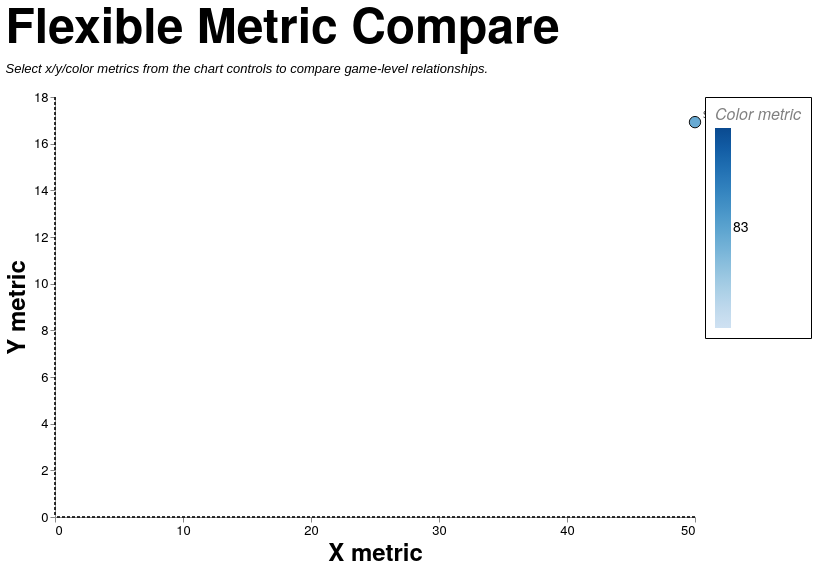

Express this chart as Vega-Lite.
### Vega-Lite specification from a JSON file in a GitHub repository (floating-point values rounded to 4 significant figures; data arrays with more than 128 entries replaced by an {"elided": "..."} marker saying what was removed)
{"config": {"axis": {"labelFont": "PT Sans Narrow, Helvetica Neue, Helvetica, Arial, sans-serif", "titleFont": "PT Sans Narrow, Helvetica Neue, Helvetica, Arial, sans-serif", "labelFontSize": 13, "titleFontSize": 24, "gridColor": "#202947", "gridOpacity": 0.2, "zindex": 1}, "text": {"font": "Lato, sans-serif"}, "bar": {"cornerRadiusEnd": 5}, "header": {"labelFont": "PT Sans Narrow, Helvetica Neue, Helvetica, Arial, sans-serif", "titleFont": "PT Sans Narrow, Helvetica Neue, Helvetica, Arial, sans-serif", "labelFontSize": 24, "titleFontSize": 28, "labelFontWeight": "bold", "orient": "left"}, "legend": {"labelFont": "PT Sans Narrow, Helvetica Neue, Helvetica, Arial, sans-serif", "titleFont": "PT Sans Narrow, Helvetica Neue, Helvetica, Arial, sans-serif", "labelFontSize": 14, "titleFontSize": 16, "titlePadding": 5, "fillColor": "white", "strokeColor": "black", "padding": 10, "titleFontWeight": "lighter", "titleFontStyle": "italic", "titleColor": "gray", "offset": 10}, "title": {"font": "PT Sans Narrow, Helvetica Neue, Helvetica, Arial, sans-serif", "fontSize": 48, "fontWeight": "bold", "anchor": "start", "align": "center", "titlePadding": 20, "subtitlePadding": 10, "subtitleFontSize": 13, "subtitleColor": "", "subtitleFontStyle": "italic", "offset": 15, "color": "black"}, "axisX": {"labelAngle": 0}, "facet": {"title": null, "header": null, "align": {"row": "each", "column": "each"}, "spacing": 10}, "resolve": {"scale": {"y": "independent", "facet": "independent"}}, "background": "transparent", "scale": {"offsetBandPaddingOuter": 0.2, "offsetBandPaddingInner": 0.1}, "view": {"stroke": null, "background": "transparent"}}, "layer": [{"data": {"name": "data-d285a7403ed98ae579761d64a864032b"}, "mark": {"type": "rule", "color": "#111111", "opacity": 0.85, "strokeDash": [3, 2], "strokeWidth": 2.0}, "encoding": {"x": {"field": "x", "type": "quantitative"}}}, {"data": {"name": "data-a0a55d106695e8d630baff0f16eee66d"}, "mark": {"type": "rule", "color": "#111111", "opacity": 0.85, "strokeDash": [3, 2], "strokeWidth": 2.0}, "encoding": {"y": {"field": "y", "type": "quantitative"}}}, {"data": {"name": "data-e10573dfc9323554df98ce3003a30c71"}, "mark": {"type": "circle", "fillOpacity": 0.92, "size": 130, "stroke": "#111111", "strokeWidth": 1.0}, "encoding": {"color": {"field": "color_value", "legend": {"format": ".0f"}, "scale": {"scheme": "blues"}, "title": "Color metric", "type": "quantitative"}, "tooltip": [{"field": "fixture_label", "title": "Fixture", "type": "nominal"}, {"field": "date", "title": "Date", "type": "temporal"}, {"field": "scoreline", "title": "Score", "type": "nominal"}, {"field": "result", "title": "Result", "type": "nominal"}, {"field": "x_label", "title": "X Metric", "type": "nominal"}, {"field": "x_value", "format": ".2f", "title": "X Value", "type": "quantitative"}, {"field": "y_label", "title": "Y Metric", "type": "nominal"}, {"field": "y_value", "format": ".2f", "title": "Y Value", "type": "quantitative"}, {"field": "color_label", "title": "Color Metric", "type": "nominal"}, {"field": "color_value", "format": ".2f", "title": "Color Value", "type": "quantitative"}], "x": {"axis": {"grid": false, "tickCount": 6}, "field": "x_value", "title": "X metric", "type": "quantitative"}, "y": {"axis": {"grid": false, "tickCount": 6}, "field": "y_value", "title": "Y metric", "type": "quantitative"}}, "transform": [{"filter": "datum.squad == mcSquad && datum.season == mcSeason && (mcGameType == 'All' || (mcGameType == 'League + Cup' && (datum.game_type == 'League' || datum.game_type == 'Cup')) || (mcGameType == 'League only' && datum.game_type == 'League') || datum.game_type == mcGameType)"}, {"calculate": "datum[mcXField]", "as": "x_value"}, {"calculate": "datum[mcYField]", "as": "y_value"}, {"calculate": "datum[mcColorField]", "as": "color_value"}, {"calculate": "{'points_difference':'Points Difference','total_match_points':'Total Match Points','egrfc_lineouts_taken':'Lineouts Taken (EGRFC)','opposition_lineouts_taken':'Lineouts Taken (Opposition)','lineouts_taken_diff':'Lineouts Taken Diff','egrfc_lineouts_won':'Lineouts Won (EGRFC)','opposition_lineouts_won':'Lineouts Won (Opposition)','lineouts_won_diff':'Lineouts Won Diff','egrfc_scrums_taken':'Scrums Taken (EGRFC)','opposition_scrums_taken':'Scrums Taken (Opposition)','scrums_taken_diff':'Scrums Taken Diff','egrfc_scrums_won':'Scrums Won (EGRFC)','opposition_scrums_won':'Scrums Won (Opposition)','scrums_won_diff':'Scrums Won Diff','lineout_success_pct_egrfc':'Lineout Success % (EGRFC)','lineout_success_pct_opp':'Lineout Success % (Opposition)','lineout_success_diff_pct':'Lineout Success Diff (pp)','scrum_success_pct_egrfc':'Scrum Success % (EGRFC)','scrum_success_pct_opp':'Scrum Success % (Opposition)','scrum_success_diff_pct':'Scrum Success Diff (pp)','egrfc_entries_22m':'22m Entries (EGRFC)','opposition_entries_22m':'22m Entries (Opposition)','entries_22m_diff':'22m Entries Diff','egrfc_points_per_entry':'Points per Entry (EGRFC)','opposition_points_per_entry':'Points per Entry (Opposition)','points_per_entry_diff':'Points per Entry Diff','retained_total':'Retained Starters (Total)','retained_forwards':'Retained Starters (Forwards)','retained_backs':'Retained Starters (Backs)','avg_squad_club_apps':'Average Club Apps','avg_squad_first_xv_apps':'Average 1st XV Apps'}[mcXField]", "as": "x_label"}, {"calculate": "{'points_difference':'Points Difference','total_match_points':'Total Match Points','egrfc_lineouts_taken':'Lineouts Taken (EGRFC)','opposition_lineouts_taken':'Lineouts Taken (Opposition)','lineouts_taken_diff':'Lineouts Taken Diff','egrfc_lineouts_won':'Lineouts Won (EGRFC)','opposition_lineouts_won':'Lineouts Won (Opposition)','lineouts_won_diff':'Lineouts Won Diff','egrfc_scrums_taken':'Scrums Taken (EGRFC)','opposition_scrums_taken':'Scrums Taken (Opposition)','scrums_taken_diff':'Scrums Taken Diff','egrfc_scrums_won':'Scrums Won (EGRFC)','opposition_scrums_won':'Scrums Won (Opposition)','scrums_won_diff':'Scrums Won Diff','lineout_success_pct_egrfc':'Lineout Success % (EGRFC)','lineout_success_pct_opp':'Lineout Success % (Opposition)','lineout_success_diff_pct':'Lineout Success Diff (pp)','scrum_success_pct_egrfc':'Scrum Success % (EGRFC)','scrum_success_pct_opp':'Scrum Success % (Opposition)','scrum_success_diff_pct':'Scrum Success Diff (pp)','egrfc_entries_22m':'22m Entries (EGRFC)','opposition_entries_22m':'22m Entries (Opposition)','entries_22m_diff':'22m Entries Diff','egrfc_points_per_entry':'Points per Entry (EGRFC)','opposition_points_per_entry':'Points per Entry (Opposition)','points_per_entry_diff':'Points per Entry Diff','retained_total':'Retained Starters (Total)','retained_forwards':'Retained Starters (Forwards)','retained_backs':'Retained Starters (Backs)','avg_squad_club_apps':'Average Club Apps','avg_squad_first_xv_apps':'Average 1st XV Apps'}[mcYField]", "as": "y_label"}, {"calculate": "{'points_difference':'Points Difference','total_match_points':'Total Match Points','egrfc_lineouts_taken':'Lineouts Taken (EGRFC)','opposition_lineouts_taken':'Lineouts Taken (Opposition)','lineouts_taken_diff':'Lineouts Taken Diff','egrfc_lineouts_won':'Lineouts Won (EGRFC)','opposition_lineouts_won':'Lineouts Won (Opposition)','lineouts_won_diff':'Lineouts Won Diff','egrfc_scrums_taken':'Scrums Taken (EGRFC)','opposition_scrums_taken':'Scrums Taken (Opposition)','scrums_taken_diff':'Scrums Taken Diff','egrfc_scrums_won':'Scrums Won (EGRFC)','opposition_scrums_won':'Scrums Won (Opposition)','scrums_won_diff':'Scrums Won Diff','lineout_success_pct_egrfc':'Lineout Success % (EGRFC)','lineout_success_pct_opp':'Lineout Success % (Opposition)','lineout_success_diff_pct':'Lineout Success Diff (pp)','scrum_success_pct_egrfc':'Scrum Success % (EGRFC)','scrum_success_pct_opp':'Scrum Success % (Opposition)','scrum_success_diff_pct':'Scrum Success Diff (pp)','egrfc_entries_22m':'22m Entries (EGRFC)','opposition_entries_22m':'22m Entries (Opposition)','entries_22m_diff':'22m Entries Diff','egrfc_points_per_entry':'Points per Entry (EGRFC)','opposition_points_per_entry':'Points per Entry (Opposition)','points_per_entry_diff':'Points per Entry Diff','retained_total':'Retained Starters (Total)','retained_forwards':'Retained Starters (Forwards)','retained_backs':'Retained Starters (Backs)','avg_squad_club_apps':'Average Club Apps','avg_squad_first_xv_apps':'Average 1st XV Apps'}[mcColorField]", "as": "color_label"}, {"filter": "isValid(datum.x_value) && isValid(datum.y_value) && isValid(datum.color_value)"}]}, {"data": {"name": "data-e10573dfc9323554df98ce3003a30c71"}, "mark": {"type": "text", "align": "left", "baseline": "middle", "dx": 8, "dy": -7, "fontSize": 9}, "encoding": {"opacity": {"condition": {"param": "mcShowLabels", "value": 0.85}, "value": 0}, "text": {"field": "fixture_label", "type": "nominal"}, "x": {"field": "x_value", "type": "quantitative"}, "y": {"field": "y_value", "type": "quantitative"}}, "transform": [{"filter": "datum.squad == mcSquad && datum.season == mcSeason && (mcGameType == 'All' || (mcGameType == 'League + Cup' && (datum.game_type == 'League' || datum.game_type == 'Cup')) || (mcGameType == 'League only' && datum.game_type == 'League') || datum.game_type == mcGameType)"}, {"calculate": "datum[mcXField]", "as": "x_value"}, {"calculate": "datum[mcYField]", "as": "y_value"}, {"calculate": "datum[mcColorField]", "as": "color_value"}, {"calculate": "{'points_difference':'Points Difference','total_match_points':'Total Match Points','egrfc_lineouts_taken':'Lineouts Taken (EGRFC)','opposition_lineouts_taken':'Lineouts Taken (Opposition)','lineouts_taken_diff':'Lineouts Taken Diff','egrfc_lineouts_won':'Lineouts Won (EGRFC)','opposition_lineouts_won':'Lineouts Won (Opposition)','lineouts_won_diff':'Lineouts Won Diff','egrfc_scrums_taken':'Scrums Taken (EGRFC)','opposition_scrums_taken':'Scrums Taken (Opposition)','scrums_taken_diff':'Scrums Taken Diff','egrfc_scrums_won':'Scrums Won (EGRFC)','opposition_scrums_won':'Scrums Won (Opposition)','scrums_won_diff':'Scrums Won Diff','lineout_success_pct_egrfc':'Lineout Success % (EGRFC)','lineout_success_pct_opp':'Lineout Success % (Opposition)','lineout_success_diff_pct':'Lineout Success Diff (pp)','scrum_success_pct_egrfc':'Scrum Success % (EGRFC)','scrum_success_pct_opp':'Scrum Success % (Opposition)','scrum_success_diff_pct':'Scrum Success Diff (pp)','egrfc_entries_22m':'22m Entries (EGRFC)','opposition_entries_22m':'22m Entries (Opposition)','entries_22m_diff':'22m Entries Diff','egrfc_points_per_entry':'Points per Entry (EGRFC)','opposition_points_per_entry':'Points per Entry (Opposition)','points_per_entry_diff':'Points per Entry Diff','retained_total':'Retained Starters (Total)','retained_forwards':'Retained Starters (Forwards)','retained_backs':'Retained Starters (Backs)','avg_squad_club_apps':'Average Club Apps','avg_squad_first_xv_apps':'Average 1st XV Apps'}[mcXField]", "as": "x_label"}, {"calculate": "{'points_difference':'Points Difference','total_match_points':'Total Match Points','egrfc_lineouts_taken':'Lineouts Taken (EGRFC)','opposition_lineouts_taken':'Lineouts Taken (Opposition)','lineouts_taken_diff':'Lineouts Taken Diff','egrfc_lineouts_won':'Lineouts Won (EGRFC)','opposition_lineouts_won':'Lineouts Won (Opposition)','lineouts_won_diff':'Lineouts Won Diff','egrfc_scrums_taken':'Scrums Taken (EGRFC)','opposition_scrums_taken':'Scrums Taken (Opposition)','scrums_taken_diff':'Scrums Taken Diff','egrfc_scrums_won':'Scrums Won (EGRFC)','opposition_scrums_won':'Scrums Won (Opposition)','scrums_won_diff':'Scrums Won Diff','lineout_success_pct_egrfc':'Lineout Success % (EGRFC)','lineout_success_pct_opp':'Lineout Success % (Opposition)','lineout_success_diff_pct':'Lineout Success Diff (pp)','scrum_success_pct_egrfc':'Scrum Success % (EGRFC)','scrum_success_pct_opp':'Scrum Success % (Opposition)','scrum_success_diff_pct':'Scrum Success Diff (pp)','egrfc_entries_22m':'22m Entries (EGRFC)','opposition_entries_22m':'22m Entries (Opposition)','entries_22m_diff':'22m Entries Diff','egrfc_points_per_entry':'Points per Entry (EGRFC)','opposition_points_per_entry':'Points per Entry (Opposition)','points_per_entry_diff':'Points per Entry Diff','retained_total':'Retained Starters (Total)','retained_forwards':'Retained Starters (Forwards)','retained_backs':'Retained Starters (Backs)','avg_squad_club_apps':'Average Club Apps','avg_squad_first_xv_apps':'Average 1st XV Apps'}[mcYField]", "as": "y_label"}, {"calculate": "{'points_difference':'Points Difference','total_match_points':'Total Match Points','egrfc_lineouts_taken':'Lineouts Taken (EGRFC)','opposition_lineouts_taken':'Lineouts Taken (Opposition)','lineouts_taken_diff':'Lineouts Taken Diff','egrfc_lineouts_won':'Lineouts Won (EGRFC)','opposition_lineouts_won':'Lineouts Won (Opposition)','lineouts_won_diff':'Lineouts Won Diff','egrfc_scrums_taken':'Scrums Taken (EGRFC)','opposition_scrums_taken':'Scrums Taken (Opposition)','scrums_taken_diff':'Scrums Taken Diff','egrfc_scrums_won':'Scrums Won (EGRFC)','opposition_scrums_won':'Scrums Won (Opposition)','scrums_won_diff':'Scrums Won Diff','lineout_success_pct_egrfc':'Lineout Success % (EGRFC)','lineout_success_pct_opp':'Lineout Success % (Opposition)','lineout_success_diff_pct':'Lineout Success Diff (pp)','scrum_success_pct_egrfc':'Scrum Success % (EGRFC)','scrum_success_pct_opp':'Scrum Success % (Opposition)','scrum_success_diff_pct':'Scrum Success Diff (pp)','egrfc_entries_22m':'22m Entries (EGRFC)','opposition_entries_22m':'22m Entries (Opposition)','entries_22m_diff':'22m Entries Diff','egrfc_points_per_entry':'Points per Entry (EGRFC)','opposition_points_per_entry':'Points per Entry (Opposition)','points_per_entry_diff':'Points per Entry Diff','retained_total':'Retained Starters (Total)','retained_forwards':'Retained Starters (Forwards)','retained_backs':'Retained Starters (Backs)','avg_squad_club_apps':'Average Club Apps','avg_squad_first_xv_apps':'Average 1st XV Apps'}[mcColorField]", "as": "color_label"}, {"filter": "isValid(datum.x_value) && isValid(datum.y_value) && isValid(datum.color_value)"}]}], "height": 420, "params": [{"name": "mcSquad", "value": "1st"}, {"name": "mcSeason", "value": "2026/27"}, {"name": "mcGameType", "value": "League + Cup"}, {"name": "mcXField", "value": "scrum_success_diff_pct"}, {"name": "mcYField", "value": "lineout_success_diff_pct"}, {"name": "mcColorField", "value": "points_difference"}, {"name": "mcShowLabels", "value": true}], "resolve": {"scale": {"color": "independent"}}, "title": {"text": "Flexible Metric Compare", "subtitle": ["Select x/y/color metrics from the chart controls to compare game-level relationships."]}, "width": 640, "$schema": "https://vega.github.io/schema/vega-lite/v5.20.1.json", "datasets": {"data-d285a7403ed98ae579761d64a864032b": [{"x": 0}], "data-a0a55d106695e8d630baff0f16eee66d": [{"y": 0}], "data-e10573dfc9323554df98ce3003a30c71": {"elided": "761 records"}}}
